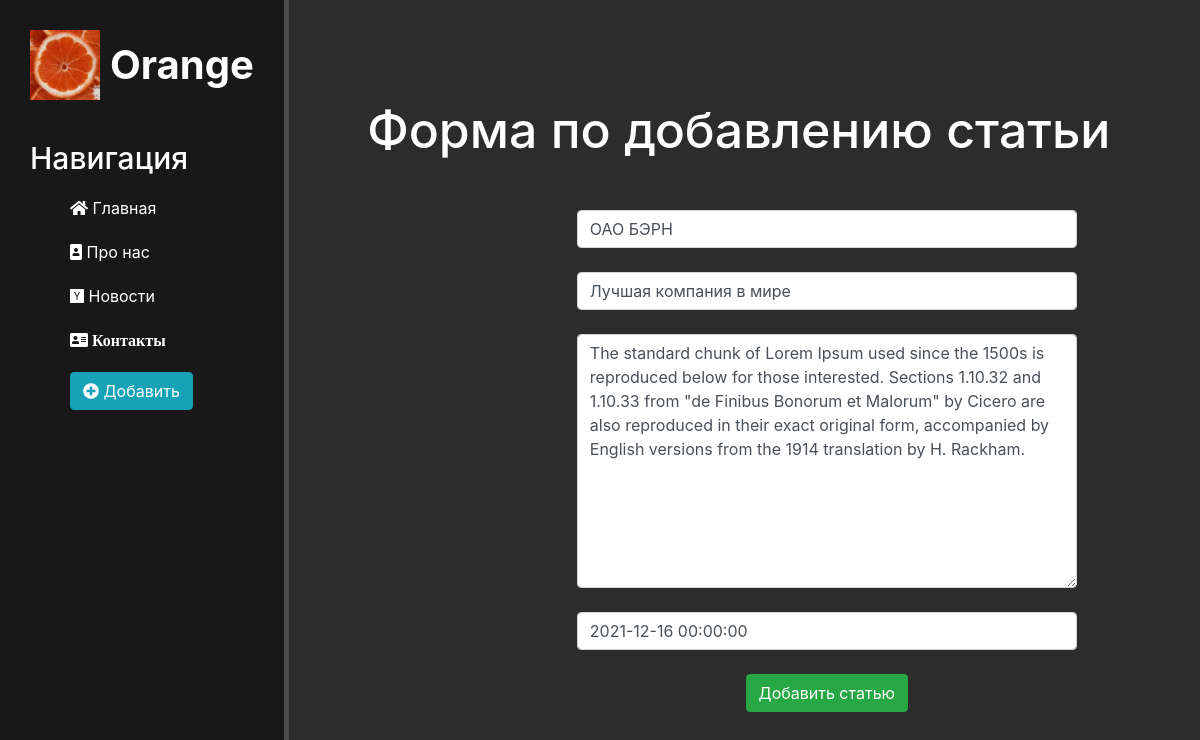
Page /news/4/update on the committed database.
### news/models.py (models this page shows, shortened)
class Articles(models.Model):
    title = models.CharField('Название', max_length=50)
    anons = models.CharField('Анонс', max_length=150)
    full_text = models.TextField('Статья')
    date = models.DateTimeField('Дата публикации')
    class Meta:
        verbose_name = 'Новость'
        verbose_name_plural = 'Новости'

### news/views.py (the view)
# urls.py: path('<int:pk>/update', views.NewsUpdateView.as_view(), name='news-update'),
class NewsUpdateView(UpdateView):
    model = Articles
    template_name = 'news/create.html'
    form_class = ActiclesForm  # работаем с классом ActiclesForm

### news/forms.py
class ActiclesForm(ModelForm):
    class Meta:
        model = Articles
        fields = ['title', 'anons', 'full_text', 'date']
        widgets = {
            'title': TextInput(attrs={
                'class': 'form-control',
                'placeholder': 'Название статьи'
            }),
            'anons': TextInput(attrs={
                'class': 'form-control',
                'placeholder': 'Анонс статьи'
            }),
            'date': TextInput(attrs={
                'class': 'form-control',
                'placeholder': 'Дата публикации'
            }),
            'full_text': Textarea(attrs={
                'class': 'form-control',
                'placeholder': 'Текст статьи'
            }),
        }

### news/templates/news/create.html (shortened to what this page needs)
{% extends 'main/layout.html' %}
{% block content %}
<div class="features">
    <h1>Форма по добавлению статьи</h1>
    <form method="post">
        {{ form.title }}<br>
        {{ form.anons }}<br>
        {{ form.full_text }}<br>
        {{ form.date }}<br>
        <button class="btn btn-success" type="submit">Добавить статью</button>
    </form>
</div>
{% endblock %}

### main/static/main/css/main.css (style rules this page uses)
body { background: #2c2c2c; }
main .features { float: left; color: #fff; margin-top: 100px; text-align: center; width: 75%; }
main .features h1 { font-size: 50px; }
form { margin-left: 32%; width: 500px; margin-top: 50px; }

### rows in the picture
Articles: title "ОАО БЭРН", anons "Лучшая компания в мире", full_text "The standard chunk of Lorem Ipsum used since the 1500s is reproduced below for those interested. Sections 1.10.32 and 1.10.33 from \"de Finibus Bonorum et Malorum\" by Cicero are also reproduced in their exact original form, accompanied by English versions from the 1914 translation by H. Rackham.", date "2021-12-16 00:00:00"
